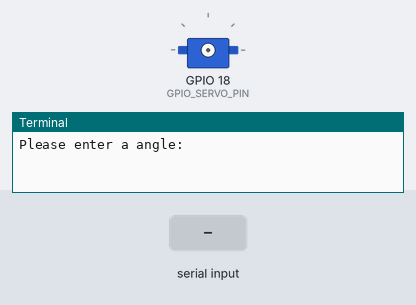
Bench run of a program on a simulated Raspberry Pi (BCM pin numbers). Shown: servo, the last lines printed to the terminal. Inputs (shaded band) come from the test bench. Servo angles are drawn from the pulse width (0.5 ms = 0°, 2.5 ms = 180°).

Above: at 1.2 s.
1.3 s: "5" typed at the terminal, then Enter
2.8 s: "90" typed at the terminal, then Enter
At 3.8 s:
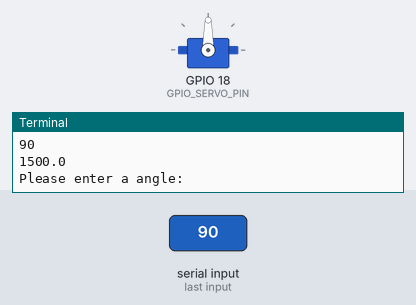
Timing chart, 0 to 5.8 s (numbered marks = the images above; inputs shaded):
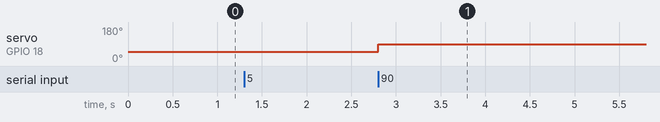

The program:

pigpio_servo_control.py
```python
import pigpio
import math

GPIO_SERVO_PIN  = 18

MIN_ANG=-0 #degrees
MAX_ANG=180.0  #degrees

MIN_PW=1000 # microseconds
MAX_PW=2000 # microseconds

ANG_RANGE=MAX_ANG-MIN_ANG
PW_RANGE=MAX_PW-MIN_PW
PWAR=float(PW_RANGE)/ANG_RANGE

RAD2DEG=180.0/math.pi

def angleToPulseWidth(angle):
   """
   angle is mapped to valid pulse widths for servo
   which are determined by experiment.
   """
   assert MIN_ANG <= angle <= MAX_ANG
   return MIN_PW + ((angle - MIN_ANG) * PWAR)

pi = pigpio.pi()
if not pi.connected:
    exit()
while True:
    pi = pigpio.pi()
    angle = float(input('Please enter a angle: '))
    pw = angleToPulseWidth(angle)
    print(pw)
    pi.set_servo_pulsewidth(GPIO_SERVO_PIN, pw)

# add or subtract 25 to 65 and 115 for full turn
# 65 = 50max 115 = 130
```

Measured:
- after the input at 2.8 s, servo on GPIO 18 (GPIO_SERVO_PIN): 48° → 90° at once
